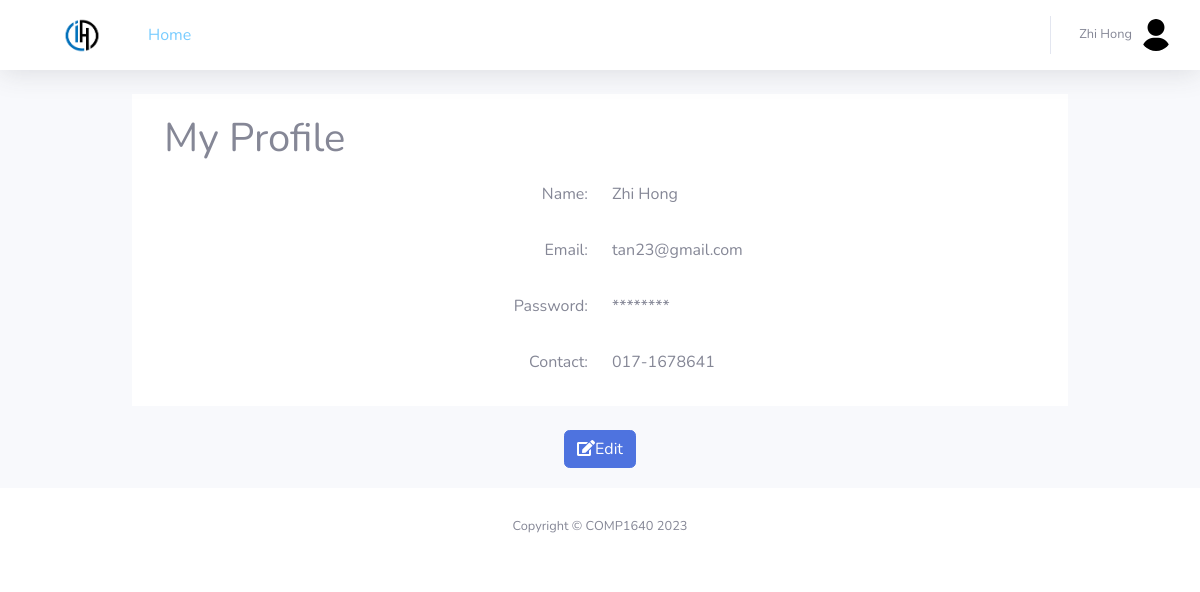
/COMP1640/User_Profile.php (signed in), run on the app's committed database.
### tables this page shows
CREATE TABLE `user_table` (
  `userID` int(10) NOT NULL,
  `userName` varchar(50) NOT NULL,
  `userEmail` varchar(50) NOT NULL,
  `userContact` varchar(50) NOT NULL,
  `role` enum('Staff','Quality Assurance Coordinator','Quality Assurance Manager','Admin') NOT NULL,
  `password` varchar(50) NOT NULL,
  `department` enum('Student Affair','Bursary','Information Technology','Business','Tourism and Hospitality Management') NOT NULL
);

### COMP1640/User_Profile.php (the view, shortened to what this page needs)
<?php
	include('includes/userHeader.php');
?>
<div class="container-fluid" id="mainContainer">
	<div class="row">
		<div class="col-xl-12 mb-4" style="background-color:white;">
		<h1 style="margin:20px;">My Profile</h1>
		<form action="<?php echo $_SERVER["PHP_SELF"]; ?>" method="POST" enctype="multipart/form-data">
		<?php
			$userID = $_SESSION["id"];
			$sql = "SELECT * FROM user_table WHERE userID = '$userID'";
			$res_data = mysqli_query($conn,$sql);
			if (mysqli_num_rows($res_data) > 0){
				while($row = mysqli_fetch_array($res_data)){
					echo("
						<div class=\"form-group\">
							<div class=\"row\">
								<div class=\"col mb-2 text-right\"><label>Name:</label></div>
								<div class=\"col mb-2 text-left\"><label>".$row["userName"]."</label></div>
							</div>
						</div>
						<div class=\"form-group\">
							<div class=\"row\">
								<div class=\"col mb-2 text-right\"><label>Email:</label></div>
								<div class=\"col mb-2 text-left\"><label>".$row["userEmail"]."</label></div>
							</div>
						</div>
						<div class=\"form-group\">
							<div class=\"row\">
								<div class=\"col mb-2 text-right\"><label>Password:</label></div>
								<div class=\"col mb-2 text-left\"><label>********</label></div>
							</div>
						</div>
						<div class=\"form-group\">
							<div class=\"row\">
								<div class=\"col mb-2 text-right\"><label>Contact:</label></div>
								<div class=\"col mb-2 text-left\"><label>".$row["userContact"]."</label></div>
							</div>
						</div>
						</div>
						<div class=\"col text-center md-4\" style=\"margin: 0 0 20px 0;\">
							<button name=\"edit\" value=".$row["userID"]." class=\"btn btn-primary\"><i class='fa fa-edit' aria-hidden='true'></i>Edit</button>
						</div>
						");
				}
			}
		?>
	</div>
</div>
<?php
	include('includes/userFooter.php')
?>

### COMP1640/User_Profile.php (style rules this page uses)
#mainContainer { width:80%; }

### data on the page
user_table: userName "Zhi Hong", userEmail "tan23@gmail.com", userContact "017-1678641", $row["userID"] 2 (drawn)

### other printed values
$_SESSION['username'] "Zhi Hong"
